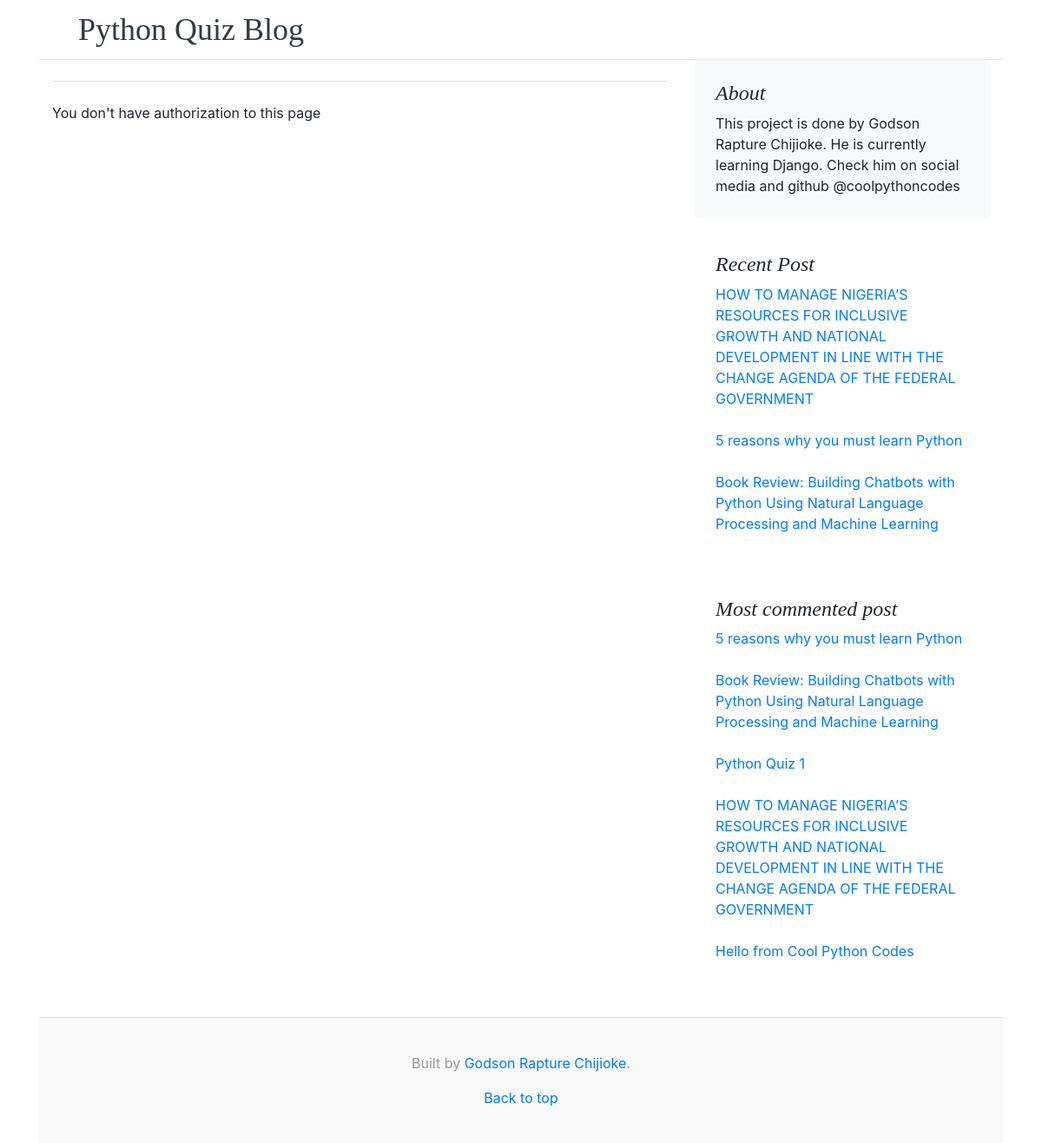
The app's page /post/new/ with its own data.
### blog/models.py (models this page shows, shortened)
class BlogPost(models.Model):
    POST_STATUS_CHOICES = (
        ('Publish', 'Publish'),
        ('Draft', 'Draft'),
    )
    title = models.CharField(max_length=200)
    slug = models.SlugField(unique_for_date='date')
    author = models.ForeignKey('auth.User', on_delete=models.CASCADE,)
    body = models.TextField()
    date = models.DateTimeField(auto_now_add=True)
    status = models.CharField(max_length=7, choices=POST_STATUS_CHOICES, default='Draft')
    objects = models.Manager()
    published = PublishedPostManager()
    def get_absolute_url(self):
        return reverse('post_detail', args=[self.slug])
    class Meta:
        ordering = ('-date',)  # show posts from latest published to the first published

### blog/views.py (the view)
# urls.py: path('post/new/', views.BlogCreateView.as_view(), name='post_new'),
class BlogCreateView(CreateView):
    model = BlogPost
    fields = "__all__"
    template_name = "post_new.html"

### blog/models.py (called while the page is built)
    def get_queryset(self):
        return super().get_queryset().filter(status="Publish")

### blog/templatetags/blog_tags.py (called while the page is built)
@register.inclusion_tag('recent_post.html')
def show_recent_post(count=3):
    recent_post = BlogPost.published.all()[:count]  # Retrieves recent blog post according to the value of count
    return {
        'recent_post': recent_post,
    }

@register.simple_tag
def most_commented(count=5):
    return BlogPost.published.annotate(
        total_comments=Count('comments')
    ).order_by('-total_comments')[:count]

### template/post_new.html (shortened to what this page needs)
{% extends "base.html" %}
{% load crispy_forms_tags %}
{%block content%}
{% if user.is_authenticated %}
<div class="container">
    <h1>New Blog Post</h1>
    <form method="post">{%csrf_token%}
        {{form|crispy}}
        <button class="btn btn-success ml-2" type="submit">Save</button>
    </form>
</div>
{% else %}
<p>You don't have authorization to this page</p>
{% endif %}
{%endblock content%}

### template/base.html (shortened to what this page needs)
<!doctype html>
{% load static %}
{% load blog_tags %}
<html lang="en">
  <head>
    <link rel="stylesheet" href="https://stackpath.bootstrapcdn.com/bootstrap/4.3.1/css/bootstrap.min.css">
    <link href="{% static 'css/blog.css' %}" rel="stylesheet">
  </head>
  <body>
    <div class="container">
  <header class="blog-header py-3">
    <div class="row flex-nowrap justify-content-between align-items-center">
      <div class="col-4 text-center">
        <a class="blog-header-logo text-dark" href="{% url 'home' %}">Python Quiz Blog</a>
      </div>
    </div>
  </header>
<main role="main" class="container">
  <div class="row">
    <div class="col-md-8 blog-main">
      <h3 class="pb-4 mb-4 font-italic border-bottom">
      </h3>
{% block content %}
{% endblock content %}
    </div>
    {% block sidebar %}
    <aside class="col-md-4 blog-sidebar">
        <div class="p-4 mb-3 bg-light rounded">
          <h4 class="font-italic">About</h4>
          <p class="mb-0">This project is done by Godson Rapture Chijioke. He is currently learning Django. Check him on social media and github  @coolpythoncodes</p>
        </div>
       {% show_recent_post 3 %}
       <div class="p-4">
          <h4 class="font-italic">Most commented post</h4>
          <ol class="list-unstyled">
            {% most_commented as most_commented_post %}
              {% for post in most_commented_post %}
              <li><a href="{{post.get_absolute_url}}">{{post.title}}</a></li>
            <br>
              {% endfor %}
          </ol>
        </div>
      </aside>
    {% endblock sidebar %}
  </div>
</main>
<footer class="blog-footer">
  <p>Built by <a style="text-decoration:none" href="https://www.instagram.com/coolpythoncodes">Godson Rapture Chijioke</a>.</p>
  <p>
    <a style="text-decoration:none" href="#">Back to top</a>
  </p>
</footer>
</body>
</html>

### template/recent_post.html
<div class="p-4">
  <h4 class="font-italic">Recent Post</h4>
  <ol class="list-unstyled mb-0">
      {% for post in recent_post %}
        <li><a href="{{post.get_absolute_url}}"> {{post.title}} </a></li>
        <br>
      {% endfor %}
  </ol>
</div>

### static/css/blog.css (style rules this page uses)
.blog-header { line-height: 1; border-bottom: 1px solid #e5e5e5; }
.blog-header-logo { font-family: "Playfair Display", Georgia, "Times New Roman", serif; font-size: 2.25rem; }
h1, h2, h3, h4, h5, h6 { font-family: "Playfair Display", Georgia, "Times New Roman", serif; }
.blog-footer { padding: 2.5rem 0; color: #999; text-align: center; background-color: #f9f9f9; border-top: .05rem solid #e5e5e5; }
.blog-footer p:last-child { margin-bottom: 0; }

### records on screen
BlogPost: title "HOW TO MANAGE NIGERIA’S RESOURCES FOR INCLUSIVE GROWTH AND NATIONAL DEVELOPMENT IN LINE WITH THE CHANGE AGENDA OF THE FEDERAL GOVERNMENT"
BlogPost: title "5 reasons why you must learn Python"
BlogPost: title "Book Review: Building Chatbots with Python Using Natural Language Processing and Machine Learning"
BlogPost: title "Python Quiz 1"
BlogPost: title "Hello from Cool Python Codes"
